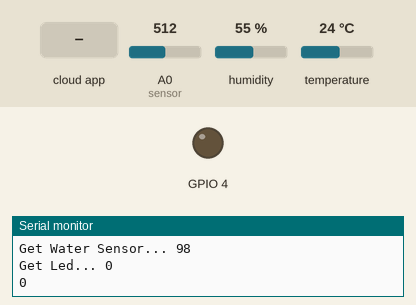
Recording of a sketch running on a simulated ESP8266 (NodeMCU). Shown: output pins drawn as LEDs (lit = HIGH), the last lines printed to the serial monitor. The test bench sets the inputs (shaded band); at power-on: A0 (sensor) = 512, humidity 55 %, temperature 24 °C. WiFi joins after 1.5 s; servers stay silent unless stated; the Firebase database answers and starts empty.

Above: at 2.7 s.
2.8 s: the phone or cloud app sets Led to 1
At 5.4 s:
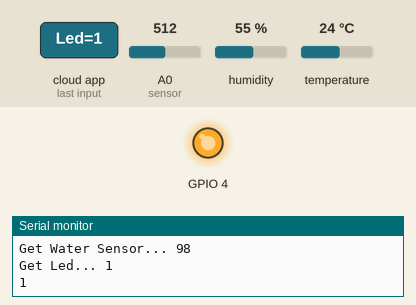
6.1 s: the phone or cloud app sets Led to 0
At 7.8 s:
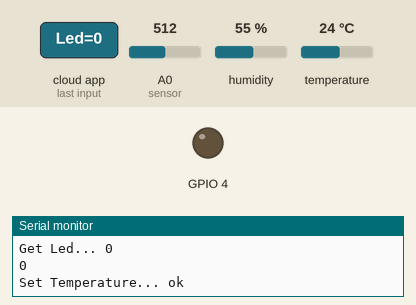
Timing chart, 0 to 9.3 s (numbered marks = the images above; inputs shaded):
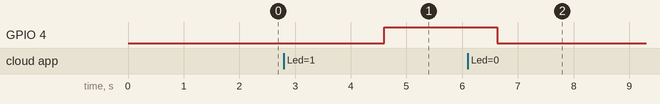

Measured:
- after the input at 2.8 s, GPIO 4: LOW → HIGH after 1.8 s
- after the input at 6.1 s, GPIO 4: HIGH → LOW after 0.53 s

The sketch:

ESP_FLUTTER.ino
```cpp
// (licence header left out)
#if defined(ESP32)
#include <WiFi.h>
#include <FirebaseESP32.h>
#elif defined(ESP8266)
#include <ESP8266WiFi.h>
#include <FirebaseESP8266.h>
#endif
#include "DHT.h"

//Provide the token generation process info.
#include <addons/TokenHelper.h>

//Provide the RTDB payload printing info and other helper functions.
#include <addons/RTDBHelper.h>

#define DHTPIN 2    // Digital pin connected to the DHT sensor
#define DHTTYPE DHT11   // DHT 11
#define sensor    A0       // Hook water sensor to pin A0 of NODEMCU module

/* 1. Define the WiFi credentials */
#define WIFI_SSID "your Wi-Fi ssid"
#define WIFI_PASSWORD "your Wi-Fi password"

//For the following credentials, see examples/Authentications/SignInAsUser/EmailPassword/EmailPassword.ino

/* 2. Define the API Key */
#define API_KEY "your API Key"

/* 3. Define the RTDB URL */
#define DATABASE_URL "Your DataBase URL" //<databaseName>.firebaseio.com or <databaseName>.<region>.firebasedatabase.app

/* 4. Define the user Email and password that alreadey registerd or added in your project */
#define USER_EMAIL "your user e-mail"
#define USER_PASSWORD "your user password"

//Define Firebase Data object
FirebaseData fbdo;

FirebaseAuth auth;
FirebaseConfig config;

unsigned long sendDataPrevMillis = 0;

unsigned long count = 0;
DHT dht(DHTPIN, DHTTYPE);

void setup()
{
  pinMode(4,OUTPUT);
  Serial.begin(9600);
  pinMode(sensor, INPUT);   // Analog pin setup for read
  //dht.begin();
  WiFi.begin(WIFI_SSID, WIFI_PASSWORD);
  Serial.print("Connecting to Wi-Fi");
  while (WiFi.status() != WL_CONNECTED)
  {
    Serial.print(".");
    delay(300);
  }
  Serial.println();
  Serial.print("Connected with IP: ");
  Serial.println(WiFi.localIP());
  Serial.println();

  Serial.printf("Firebase Client v%s\n\n", FIREBASE_CLIENT_VERSION);

  /* Assign the api key (required) */
  config.api_key = API_KEY;

  /* Assign the user sign in credentials */
  auth.user.email = USER_EMAIL;
  auth.user.password = USER_PASSWORD;

  /* Assign the RTDB URL (required) */
  config.database_url = DATABASE_URL;

  /* Assign the callback function for the long running token generation task */
  config.token_status_callback = tokenStatusCallback; //see addons/TokenHelper.h

  //Or use legacy authenticate method
  //config.database_url = DATABASE_URL;
  //config.signer.tokens.legacy_token = "<database secret>";

  //To connect without auth in Test Mode, see Authentications/TestMode/TestMode.ino

  //////////////////////////////////////////////////////////////////////////////////////////////
  //Please make sure the device free Heap is not lower than 80 k for ESP32 and 10 k for ESP8266,
  //otherwise the SSL connection will fail.
  //////////////////////////////////////////////////////////////////////////////////////////////

  Firebase.begin(&config, &auth);

  //Comment or pass false value when WiFi reconnection will control by your code or third party library
  Firebase.reconnectWiFi(true);

  Firebase.setDoubleDigits(5);


}
void loop()
{
  float h = dht.readHumidity();
  float t = dht.readTemperature();
  float wat = analogRead(sensor);
  int level = map(wat, 0, 521, 0, 100);

  if (Firebase.ready() && (millis() - sendDataPrevMillis > 2000 || sendDataPrevMillis == 0))
  {
    sendDataPrevMillis = millis();
    Serial.printf("Set Temperature... %s\n", Firebase.setFloat(fbdo, F("/ESP/Tmp"), t) ? "ok" : fbdo.errorReason().c_str());

    Serial.printf("Get Temperature... %s\n", Firebase.getFloat(fbdo, F("/ESP/Tmp")) ? String(fbdo.to<float>()).c_str() : fbdo.errorReason().c_str());

    Serial.printf("Set Humidity... %s\n", Firebase.setDouble(fbdo, F("/ESP/Hum"), h) ? "ok" : fbdo.errorReason().c_str());

    Serial.printf("Get Humidity... %s\n", Firebase.getDouble(fbdo, F("/ESP/Hum")) ? String(fbdo.to<double>()).c_str() : fbdo.errorReason().c_str());


     Serial.printf("Set Water Sensor... %s\n", Firebase.setInt(fbdo, F("/ESP/Wat"), level) ? "ok" : fbdo.errorReason().c_str());

    Serial.printf("Get Water Sensor... %s\n", Firebase.getInt(fbdo, F("/ESP/Wat")) ? String(fbdo.to<int>()).c_str() : fbdo.errorReason().c_str());

    Serial.printf("Get Led... %s\n", Firebase.getInt(fbdo, F("/ESP/Led")) ? String(fbdo.to<int>()).c_str() : fbdo.errorReason().c_str());

    int led =fbdo.to<int>();
    Serial.println(led);
    if(led==1){
      digitalWrite(4,HIGH);
    }
    else if(led==0){
      digitalWrite(4,LOW);
    }

  }
}
```
